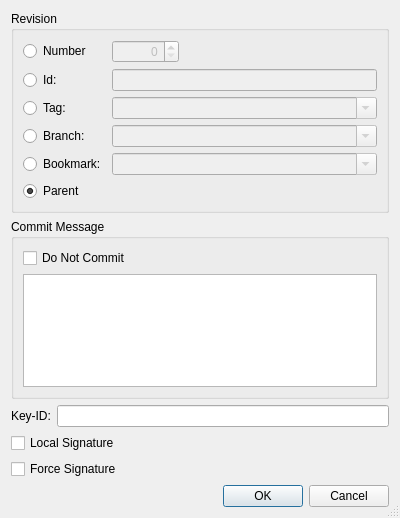
<?xml version="1.0" encoding="UTF-8"?>
<ui version="4.0">
 <class>HgGpgSignDialog</class>
 <widget class="QDialog" name="HgGpgSignDialog">
  <property name="geometry">
   <rect>
    <x>0</x>
    <y>0</y>
    <width>400</width>
    <height>518</height>
   </rect>
  </property>
  <property name="windowTitle">
   <string/>
  </property>
  <property name="sizeGripEnabled">
   <bool>true</bool>
  </property>
  <layout class="QVBoxLayout" name="verticalLayout_2">
   <item>
    <widget class="QGroupBox" name="groupBox">
     <property name="title">
      <string>Revision</string>
     </property>
     <layout class="QGridLayout" name="gridLayout">
      <item row="0" column="0">
       <widget class="QRadioButton" name="numberButton">
        <property name="toolTip">
         <string>Select to specify a revision by number</string>
        </property>
        <property name="text">
         <string>Number</string>
        </property>
       </widget>
      </item>
      <item row="0" column="1">
       <widget class="QSpinBox" name="numberSpinBox">
        <property name="enabled">
         <bool>false</bool>
        </property>
        <property name="toolTip">
         <string>Enter a revision number</string>
        </property>
        <property name="alignment">
         <set>Qt::AlignRight</set>
        </property>
        <property name="maximum">
         <number>999999999</number>
        </property>
       </widget>
      </item>
      <item row="0" column="2">
       <spacer name="spacer">
        <property name="orientation">
         <enum>Qt::Horizontal</enum>
        </property>
        <property name="sizeHint" stdset="0">
         <size>
          <width>158</width>
          <height>20</height>
         </size>
        </property>
       </spacer>
      </item>
      <item row="1" column="0">
       <widget class="QRadioButton" name="idButton">
        <property name="toolTip">
         <string>Select to specify a revision by changeset id</string>
        </property>
        <property name="text">
         <string>Id:</string>
        </property>
       </widget>
      </item>
      <item row="1" column="1" colspan="2">
       <widget class="QLineEdit" name="idEdit">
        <property name="enabled">
         <bool>false</bool>
        </property>
        <property name="toolTip">
         <string>Enter a changeset id</string>
        </property>
       </widget>
      </item>
      <item row="2" column="0">
       <widget class="QRadioButton" name="tagButton">
        <property name="toolTip">
         <string>Select to specify a revision by a tag</string>
        </property>
        <property name="text">
         <string>Tag:</string>
        </property>
       </widget>
      </item>
      <item row="2" column="1" colspan="2">
       <widget class="QComboBox" name="tagCombo">
        <property name="enabled">
         <bool>false</bool>
        </property>
        <property name="sizePolicy">
         <sizepolicy hsizetype="Expanding" vsizetype="Fixed">
          <horstretch>0</horstretch>
          <verstretch>0</verstretch>
         </sizepolicy>
        </property>
        <property name="toolTip">
         <string>Enter a tag name</string>
        </property>
        <property name="editable">
         <bool>true</bool>
        </property>
       </widget>
      </item>
      <item row="3" column="0">
       <widget class="QRadioButton" name="branchButton">
        <property name="toolTip">
         <string>Select to specify a revision by a branch</string>
        </property>
        <property name="text">
         <string>Branch:</string>
        </property>
       </widget>
      </item>
      <item row="3" column="1" colspan="2">
       <widget class="QComboBox" name="branchCombo">
        <property name="enabled">
         <bool>false</bool>
        </property>
        <property name="sizePolicy">
         <sizepolicy hsizetype="Expanding" vsizetype="Fixed">
          <horstretch>0</horstretch>
          <verstretch>0</verstretch>
         </sizepolicy>
        </property>
        <property name="toolTip">
         <string>Enter a branch name</string>
        </property>
        <property name="editable">
         <bool>true</bool>
        </property>
       </widget>
      </item>
      <item row="4" column="0">
       <widget class="QRadioButton" name="bookmarkButton">
        <property name="toolTip">
         <string>Select to specify a revision by a bookmark</string>
        </property>
        <property name="text">
         <string>Bookmark:</string>
        </property>
       </widget>
      </item>
      <item row="4" column="1" colspan="2">
       <widget class="QComboBox" name="bookmarkCombo">
        <property name="enabled">
         <bool>false</bool>
        </property>
        <property name="sizePolicy">
         <sizepolicy hsizetype="Expanding" vsizetype="Fixed">
          <horstretch>0</horstretch>
          <verstretch>0</verstretch>
         </sizepolicy>
        </property>
        <property name="toolTip">
         <string>Enter a bookmark name</string>
        </property>
        <property name="editable">
         <bool>true</bool>
        </property>
       </widget>
      </item>
      <item row="5" column="0" colspan="3">
       <widget class="QRadioButton" name="tipButton">
        <property name="toolTip">
         <string>Select tip revision of repository</string>
        </property>
        <property name="text">
         <string>Parent</string>
        </property>
        <property name="checked">
         <bool>true</bool>
        </property>
       </widget>
      </item>
     </layout>
    </widget>
   </item>
   <item>
    <widget class="QGroupBox" name="groupBox_2">
     <property name="title">
      <string>Commit Message</string>
     </property>
     <layout class="QVBoxLayout" name="verticalLayout">
      <item>
       <widget class="QCheckBox" name="nocommitCheckBox">
        <property name="toolTip">
         <string>Select to not commit the signature</string>
        </property>
        <property name="text">
         <string>Do Not Commit</string>
        </property>
       </widget>
      </item>
      <item>
       <widget class="QPlainTextEdit" name="messageEdit">
        <property name="toolTip">
         <string>Enter a commit message (leave empty to use default)</string>
        </property>
        <property name="tabChangesFocus">
         <bool>true</bool>
        </property>
       </widget>
      </item>
     </layout>
    </widget>
   </item>
   <item>
    <layout class="QGridLayout" name="gridLayout_2">
     <item row="0" column="0">
      <widget class="QLabel" name="label">
       <property name="text">
        <string>Key-ID:</string>
       </property>
      </widget>
     </item>
     <item row="0" column="1">
      <widget class="QLineEdit" name="keyEdit">
       <property name="toolTip">
        <string>Enter the ID of the key to be used</string>
       </property>
      </widget>
     </item>
     <item row="1" column="0" colspan="2">
      <widget class="QCheckBox" name="localCheckBox">
       <property name="toolTip">
        <string>Select to make the signature local</string>
       </property>
       <property name="text">
        <string>Local Signature</string>
       </property>
      </widget>
     </item>
     <item row="2" column="0" colspan="2">
      <widget class="QCheckBox" name="forceCheckBox">
       <property name="toolTip">
        <string>Select to sign even if the signature file is modified</string>
       </property>
       <property name="text">
        <string>Force Signature</string>
       </property>
      </widget>
     </item>
    </layout>
   </item>
   <item>
    <widget class="QDialogButtonBox" name="buttonBox">
     <property name="orientation">
      <enum>Qt::Horizontal</enum>
     </property>
     <property name="standardButtons">
      <set>QDialogButtonBox::Cancel|QDialogButtonBox::Ok</set>
     </property>
    </widget>
   </item>
  </layout>
 </widget>
 <tabstops>
  <tabstop>numberButton</tabstop>
  <tabstop>numberSpinBox</tabstop>
  <tabstop>idButton</tabstop>
  <tabstop>idEdit</tabstop>
  <tabstop>tagButton</tabstop>
  <tabstop>tagCombo</tabstop>
  <tabstop>branchButton</tabstop>
  <tabstop>branchCombo</tabstop>
  <tabstop>bookmarkButton</tabstop>
  <tabstop>bookmarkCombo</tabstop>
  <tabstop>tipButton</tabstop>
  <tabstop>nocommitCheckBox</tabstop>
  <tabstop>messageEdit</tabstop>
  <tabstop>keyEdit</tabstop>
  <tabstop>localCheckBox</tabstop>
  <tabstop>forceCheckBox</tabstop>
  <tabstop>buttonBox</tabstop>
 </tabstops>
 <resources/>
 <connections>
  <connection>
   <sender>buttonBox</sender>
   <signal>accepted()</signal>
   <receiver>HgGpgSignDialog</receiver>
   <slot>accept()</slot>
   <hints>
    <hint type="sourcelabel">
     <x>252</x>
     <y>271</y>
    </hint>
    <hint type="destinationlabel">
     <x>157</x>
     <y>274</y>
    </hint>
   </hints>
  </connection>
  <connection>
   <sender>buttonBox</sender>
   <signal>rejected()</signal>
   <receiver>HgGpgSignDialog</receiver>
   <slot>reject()</slot>
   <hints>
    <hint type="sourcelabel">
     <x>316</x>
     <y>260</y>
    </hint>
    <hint type="destinationlabel">
     <x>286</x>
     <y>274</y>
    </hint>
   </hints>
  </connection>
  <connection>
   <sender>numberButton</sender>
   <signal>toggled(bool)</signal>
   <receiver>numberSpinBox</receiver>
   <slot>setEnabled(bool)</slot>
   <hints>
    <hint type="sourcelabel">
     <x>48</x>
     <y>89</y>
    </hint>
    <hint type="destinationlabel">
     <x>118</x>
     <y>87</y>
    </hint>
   </hints>
  </connection>
  <connection>
   <sender>idButton</sender>
   <signal>toggled(bool)</signal>
   <receiver>idEdit</receiver>
   <slot>setEnabled(bool)</slot>
   <hints>
    <hint type="sourcelabel">
     <x>47</x>
     <y>131</y>
    </hint>
    <hint type="destinationlabel">
     <x>105</x>
     <y>116</y>
    </hint>
   </hints>
  </connection>
  <connection>
   <sender>tagButton</sender>
   <signal>toggled(bool)</signal>
   <receiver>tagCombo</receiver>
   <slot>setEnabled(bool)</slot>
   <hints>
    <hint type="sourcelabel">
     <x>43</x>
     <y>142</y>
    </hint>
    <hint type="destinationlabel">
     <x>102</x>
     <y>141</y>
    </hint>
   </hints>
  </connection>
  <connection>
   <sender>branchButton</sender>
   <signal>toggled(bool)</signal>
   <receiver>branchCombo</receiver>
   <slot>setEnabled(bool)</slot>
   <hints>
    <hint type="sourcelabel">
     <x>42</x>
     <y>170</y>
    </hint>
    <hint type="destinationlabel">
     <x>115</x>
     <y>171</y>
    </hint>
   </hints>
  </connection>
  <connection>
   <sender>bookmarkButton</sender>
   <signal>toggled(bool)</signal>
   <receiver>bookmarkCombo</receiver>
   <slot>setEnabled(bool)</slot>
   <hints>
    <hint type="sourcelabel">
     <x>51</x>
     <y>196</y>
    </hint>
    <hint type="destinationlabel">
     <x>108</x>
     <y>201</y>
    </hint>
   </hints>
  </connection>
 </connections>
</ui>
